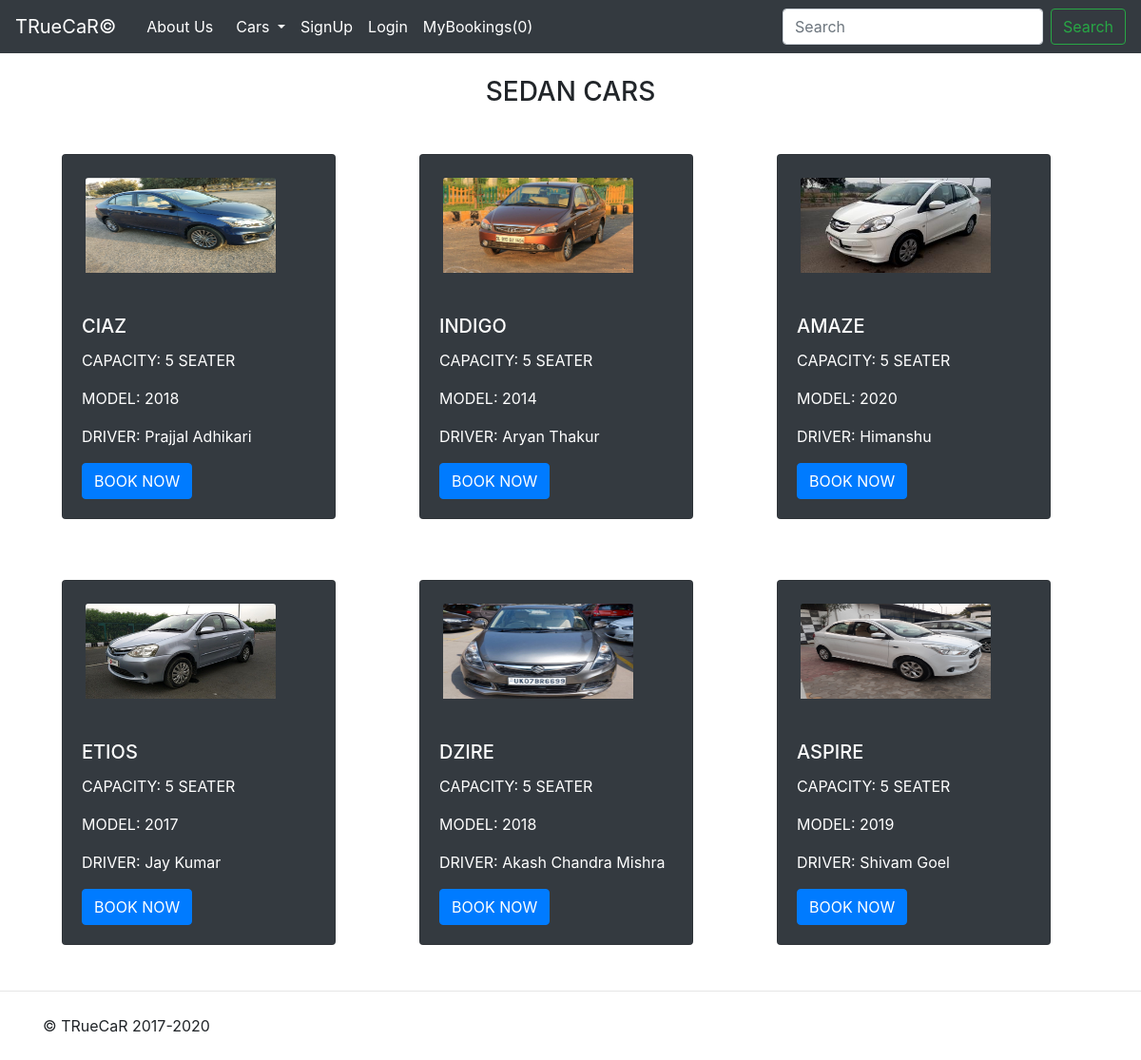
Screenshot of /truecar/sedan/ with the database file from the repository.
### truecar/models.py (models this page shows, shortened)
class Sedan(models.Model):
    product_id = models.AutoField(primary_key=True)
    product_name = models.CharField(max_length=50)
    category = models.CharField(max_length=50, default="")
    sub_category = models.CharField(max_length=50, default="")
    make = models.IntegerField(default=0)
    desc = models.CharField(max_length=300)
    pub_date = models.DateField()
    image = models.ImageField(upload_to="sedan/images", default="")

### truecar/views.py (the view)
# urls.py: path("sedan/", views.sedan, name='sedan'),
def sedan(request):
    sedan = Sedan.objects.all()
    params = {'sedan': sedan}
    return render(request, "truecar/sedan.html", params)

### truecar/templates/truecar/sedan.html (shortened to what this page needs)
{% extends 'truecar/basic.html' %}
{% block body %}
<main role="main">
  <br><center><h3>SEDAN CARS</h3></center>
  <div class="container">
    <div class="row my-3">
      <div class="col-md-4 my-3">
          <div class="card ml-4 my-3 text-white bg-dark" style="width: 18rem;">
            <img src="/media/{{sedan.0.image}}" class="card-img-top ml-4 mr-4 my-4" alt="...">
            <div class="card-body">
              <h5 class="card-title">{{ sedan.0.product_name }}</h5>
              <p class="card-text">CAPACITY: {{ sedan.0.sub_category }} </p>
              <p class="card-text">MODEL: {{ sedan.0.make }} </p>
              <p class="card-text">DRIVER: {{ sedan.0.desc }} </p>
              <a href="#" class="btn btn-primary">BOOK NOW</a>
            </div>
          </div>
      </div>
      <div class="col-md-4 my-3">
          <div class="card ml-4 my-3 text-white bg-dark" style="width: 18rem;">
            <img src="/media/{{sedan.1.image}}" class="card-img-top ml-4 mr-4 my-4" alt="...">
            <div class="card-body">
              <h5 class="card-title">{{ sedan.1.product_name }}</h5>
              <p class="card-text">CAPACITY: {{ sedan.1.sub_category }} </p>
              <p class="card-text">MODEL: {{ sedan.1.make }} </p>
              <p class="card-text">DRIVER: {{ sedan.1.desc }} </p>
              <a href="#" class="btn btn-primary">BOOK NOW</a>
            </div>
          </div>
      </div>
      <div class="col-md-4 my-3">
          <div class="card ml-4 my-3 text-white bg-dark" style="width: 18rem;">
            <img src="/media/{{sedan.2.image}}" class="card-img-top ml-4 mr-4 my-4" alt="...">
            <div class="card-body">
              <h5 class="card-title">{{ sedan.2.product_name }}</h5>
              <p class="card-text">CAPACITY: {{ sedan.2.sub_category }} </p>
              <p class="card-text">MODEL: {{ sedan.2.make }} </p>
              <p class="card-text">DRIVER: {{ sedan.2.desc }} </p>
              <a href="#" class="btn btn-primary">BOOK NOW</a>
            </div>
          </div>
      </div>
      <div class="col-md-4 my-3">
          <div class="card ml-4 my-3 text-white bg-dark" style="width: 18rem;">
            <img src="/media/{{sedan.3.image}}" class="card-img-top ml-4 mr-4 my-4" alt="...">
            <div class="card-body">
              <h5 class="card-title">{{ sedan.3.product_name }}</h5>
              <p class="card-text">CAPACITY: {{ sedan.3.sub_category }} </p>
              <p class="card-text">MODEL: {{ sedan.3.make }} </p>
              <p class="card-text">DRIVER: {{ sedan.3.desc }} </p>
              <a href="#" class="btn btn-primary">BOOK NOW</a>
            </div>
          </div>
      </div>
      <div class="col-md-4 my-3">
          <div class="card ml-4 my-3 text-white bg-dark" style="width: 18rem;">
            <img src="/media/{{sedan.4.image}}" class="card-img-top ml-4 mr-4 my-4" alt="...">
            <div class="card-body">
              <h5 class="card-title">{{ sedan.4.product_name }}</h5>
              <p class="card-text">CAPACITY: {{ sedan.4.sub_category }} </p>
              <p class="card-text">MODEL: {{ sedan.4.make }} </p>
              <p class="card-text">DRIVER: {{ sedan.4.desc }} </p>
              <a href="#" class="btn btn-primary">BOOK NOW</a>
            </div>
          </div>
      </div>
      <div class="col-md-4 my-3">
          <div class="card ml-4 my-3 text-white bg-dark" style="width: 18rem;">
            <img src="/media/{{sedan.5.image}}" class="card-img-top ml-4 mr-4 my-4" alt="...">
            <div class="card-body">
              <h5 class="card-title">{{ sedan.5.product_name }}</h5>
              <p class="card-text">CAPACITY: {{ sedan.5.sub_category }} </p>
              <p class="card-text">MODEL: {{ sedan.5.make }} </p>
              <p class="card-text">DRIVER: {{ sedan.5.desc }} </p>
              <a href="#" class="btn btn-primary">BOOK NOW</a>
            </div>
          </div>
      </div>
   </div>
  </div>
</main>
{% endblock %}

### rows the page displays
Sedan: image (picture), product_name "CIAZ", sub_category "5 SEATER", make "2018", desc "Prajjal Adhikari"
Sedan: image (picture), product_name "INDIGO", sub_category "5 SEATER", make "2014", desc "Aryan Thakur"
Sedan: image (picture), product_name "AMAZE", sub_category "5 SEATER", make "2020", desc "Himanshu"
Sedan: image (picture), product_name "ETIOS", sub_category "5 SEATER", make "2017", desc "Jay Kumar"
Sedan: image (picture), product_name "DZIRE", sub_category "5 SEATER", make "2018", desc "Akash Chandra Mishra"
Sedan: image (picture), product_name "ASPIRE", sub_category "5 SEATER", make "2019", desc "Shivam Goel"
